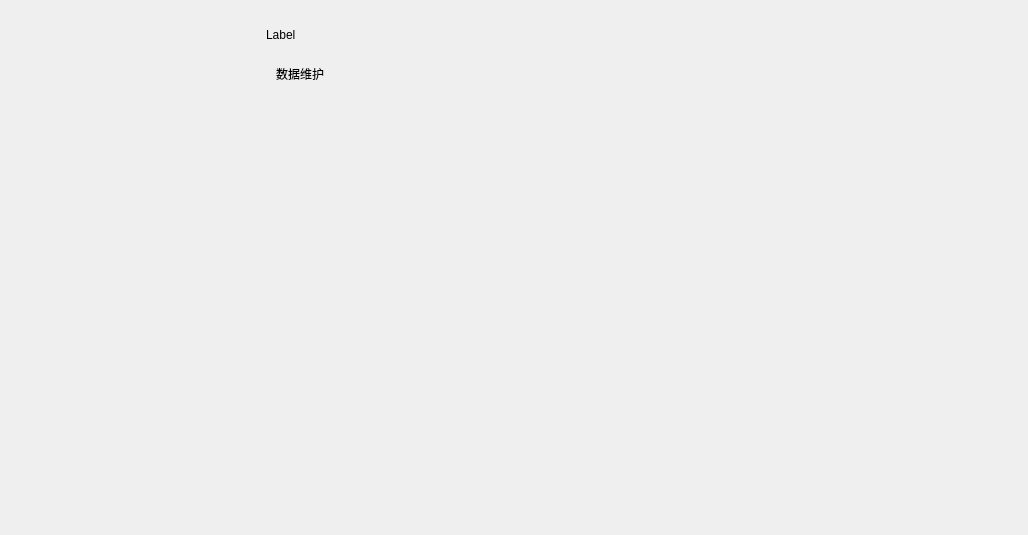
<?xml version="1.0" encoding="UTF-8"?>
<ui version="4.0">
 <class>main_window</class>
 <widget class="QWidget" name="main_window">
  <property name="geometry">
   <rect>
    <x>0</x>
    <y>0</y>
    <width>1028</width>
    <height>535</height>
   </rect>
  </property>
  <property name="windowTitle">
   <string>Form</string>
  </property>
  <layout class="QVBoxLayout" name="verticalLayout">
   <item>
    <widget class="QStackedWidget" name="stackedWidget">
     <widget class="QWidget" name="stackedWidgetPage1">
      <layout class="QHBoxLayout" name="horizontalLayout">
       <item>
        <widget class="NavigationWidget" name="navigationWidget" native="true">
         <property name="minimumSize">
          <size>
           <width>240</width>
           <height>0</height>
          </size>
         </property>
         <property name="maximumSize">
          <size>
           <width>240</width>
           <height>16777215</height>
          </size>
         </property>
        </widget>
       </item>
       <item>
        <layout class="QVBoxLayout" name="verticalLayout_2">
         <item>
          <layout class="QHBoxLayout" name="horizontalLayout_2">
           <item>
            <widget class="QLabel" name="label">
             <property name="minimumSize">
              <size>
               <width>0</width>
               <height>30</height>
              </size>
             </property>
             <property name="text">
              <string>Label</string>
             </property>
            </widget>
           </item>
          </layout>
         </item>
         <item>
          <widget class="QStackedWidget" name="stackedWidget">
           <property name="currentIndex">
            <number>2</number>
           </property>
           <widget class="FormView" name="form"/>
           <widget class="HistoryView" name="history"/>
           <widget class="QWidget" name="page">
            <widget class="QLabel" name="label_2">
             <property name="geometry">
              <rect>
               <x>10</x>
               <y>10</y>
               <width>72</width>
               <height>15</height>
              </rect>
             </property>
             <property name="text">
              <string>数据维护</string>
             </property>
            </widget>
           </widget>
          </widget>
         </item>
        </layout>
       </item>
      </layout>
     </widget>
    </widget>
   </item>
  </layout>
 </widget>
 <customwidgets>
  <customwidget>
   <class>NavigationWidget</class>
   <extends>QWidget</extends>
   <header location="global">compent.widget.navigation_widget.h</header>
   <container>1</container>
  </customwidget>
  <customwidget>
   <class>FormView</class>
   <extends>QWidget</extends>
   <header>view.form.form_view.h</header>
   <container>1</container>
  </customwidget>
  <customwidget>
   <class>HistoryView</class>
   <extends>QWidget</extends>
   <header>view.history.history_view.h</header>
   <container>1</container>
  </customwidget>
 </customwidgets>
 <resources/>
 <connections/>
</ui>
